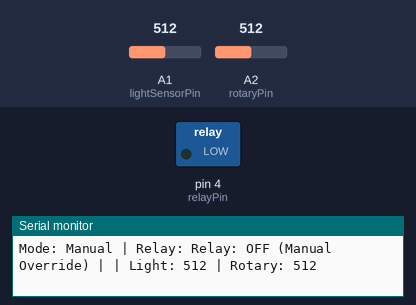
This sketch was run on a simulated Arduino Uno, built with avr-gcc and run on an emulated ATmega328P. On the bench: switched loads named in the sketch (green lamp = pin HIGH), the last lines printed to the serial monitor. The test bench sets the inputs (shaded band); at power-on: A2 (rotaryPin) = 512, A1 (lightSensorPin) = 512.

Above: at 1.3 s.
1.4 s: A2 (rotaryPin) set to 52
2.9 s: A2 (rotaryPin) set to 46
At 4.3 s:
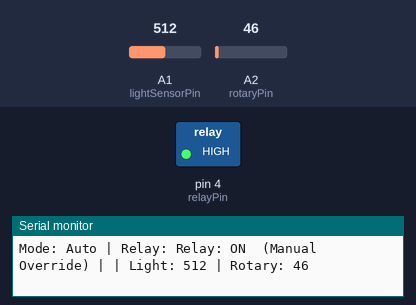
4.6 s: A2 (rotaryPin) set to 93
6.1 s: A2 (rotaryPin) set to 111
At 7.4 s:
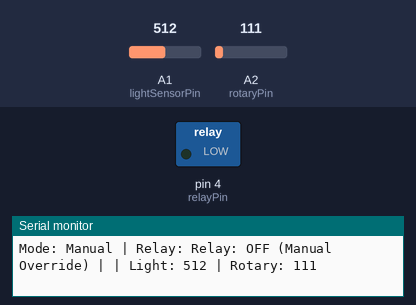
7.7 s: A2 (rotaryPin) set to 40
At 9.0 s:
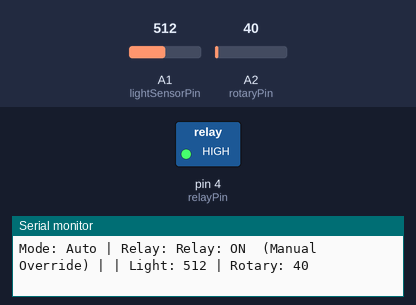
Timing chart, 0 to 10.2 s (numbered marks = the images above; inputs shaded):
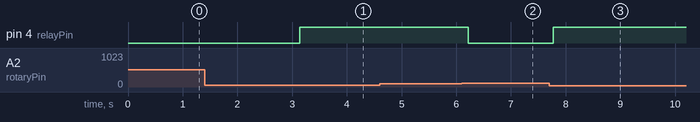

The sketch:

autobrightness.ino
```cpp
const int lightSensorPin = A1;   // Light Sensor
const int rotaryPin = A2;        // Rotary angle sensor
const int relayPin = 4;          // Relay on J14 (Digital D4)

bool manualMode = false;
bool relayState = false;

void setup() {
  Serial.begin(9600);
  pinMode(relayPin, OUTPUT);
  digitalWrite(relayPin, LOW);  // Ensure relay is OFF at start
  Serial.println("Automatic Light Relay Control Started");
}

void loop() {
  int lightVal = analogRead(lightSensorPin);   // Range: 0 - 4095
  int rotaryVal = analogRead(rotaryPin);       // Range: 0 - 4095

  // Decide mode: auto or manual
  if (rotaryVal > 100) {
    manualMode = true;
  } else if (rotaryVal < 50) {
    manualMode = false;
  }

  if (manualMode) {
    // Manual mode: turn relay ON if knob turned enough
    if (rotaryVal > 1500) {  // Reduced from 2000 to 1500
    relayState = true;
    } else {
        relayState = false;
    }

    Serial.print("Mode: Manual | ");
  } else {
    // Auto mode: turn relay ON if light is below threshold
    if (lightVal < 1800) {
      relayState = true;
    } else {
      relayState = false;
    }
    Serial.print("Mode: Auto | ");
  }

  // Apply to relay
  digitalWrite(relayPin, relayState ? HIGH : LOW);

  // Serial output
  Serial.print("Relay: ");
  if (relayState) {
    Serial.print("Relay: ON  (Manual Override) | ");
  } else {
    Serial.print("Relay: OFF (Manual Override) | ");
  }

  Serial.print("| Light: ");
  Serial.print(lightVal);
  Serial.print(" | Rotary: ");
  Serial.println(rotaryVal);

  delay(500);
}
```

Measured:
- the behaviour switches between 50 and 49 on A2 (rotaryPin) (found by bisection; images 0 and 1)
- the behaviour switches between 100 and 101 on A2 (rotaryPin) (found by bisection; images 1 and 2)
- after the input at 2.9 s, pin 4 (relayPin): LOW → HIGH after 0.24 s
- after the input at 6.1 s, pin 4 (relayPin): HIGH → LOW after 0.12 s
- after the input at 7.7 s, pin 4 (relayPin): LOW → HIGH after 0.07 s
